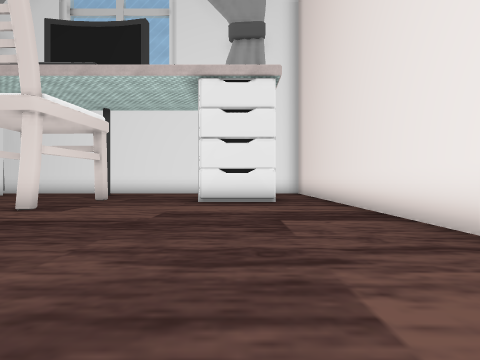
[1] (above)

24 first-person views from a walk through a Unity game level. The camera is 1.2 m above the floor, looks level and sees 90° across. The floor is counted in squares, 2 m on a side. Each view is taken from the middle of a square. On the plan, view 1 faces up. The plan holds only what a view shows up to about 9 squares ahead; the rest is blank. The place goes on beyond the plan. The player is left out. Some surface patterns are stand-ins.

[2]
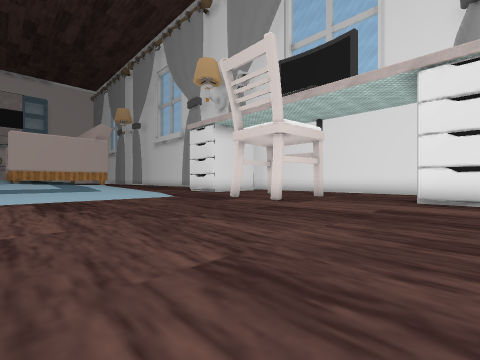

[3]
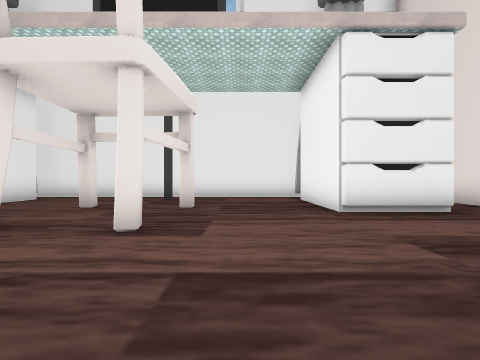

[4]
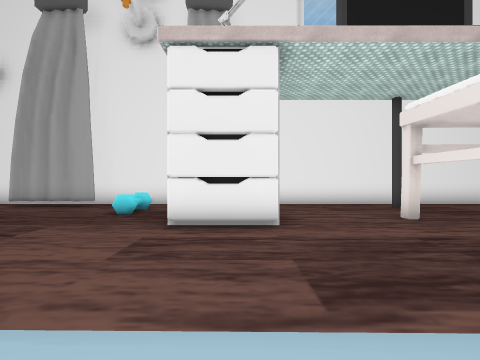

[5]
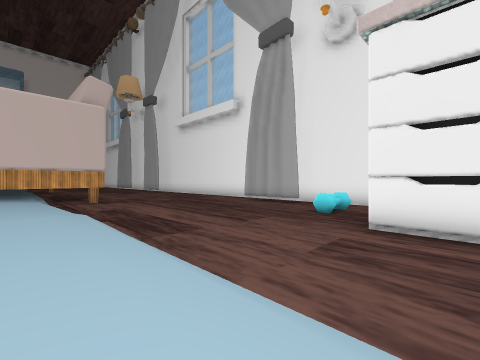

[6]
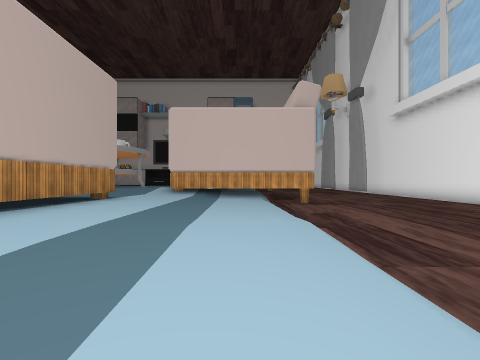

[7]
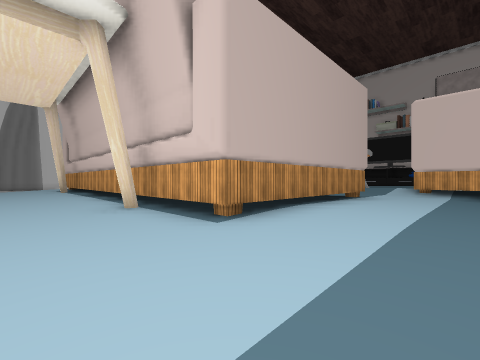

[8]
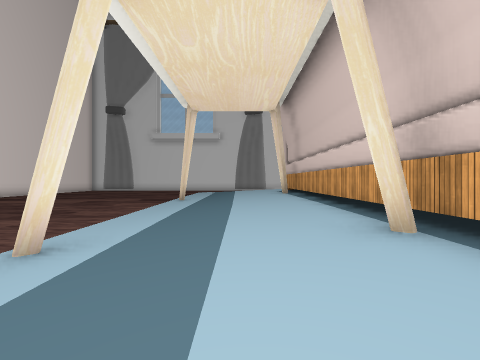

[9]
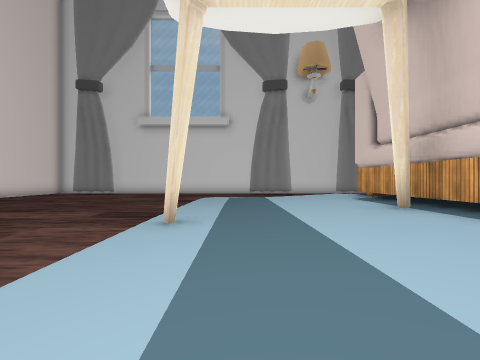

[10]
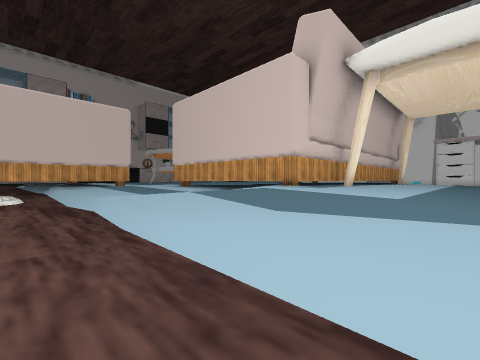

[11]
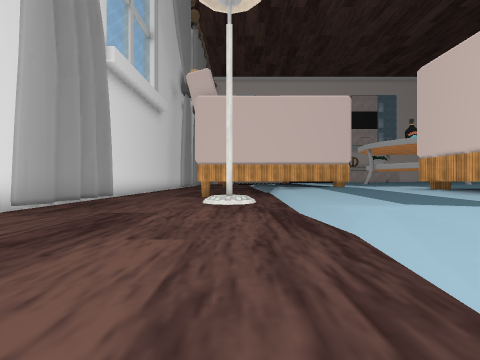

[12]
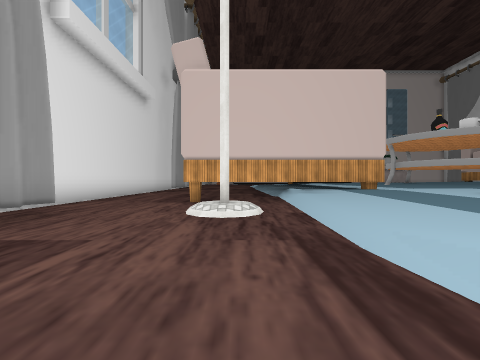

[13]
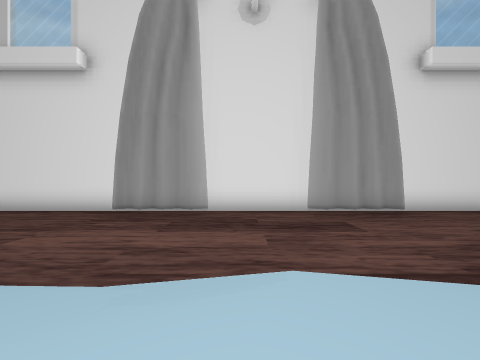

[14]
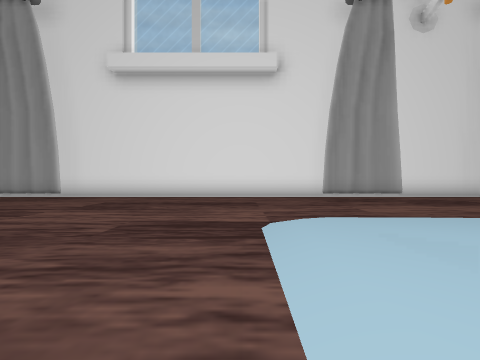

[15]
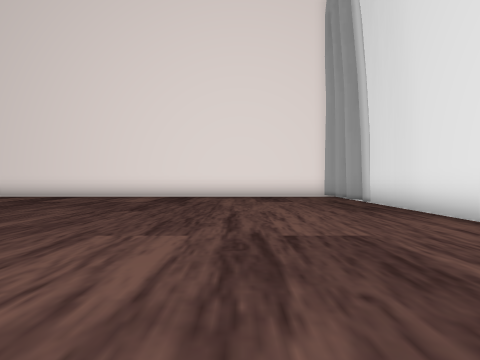

[16]
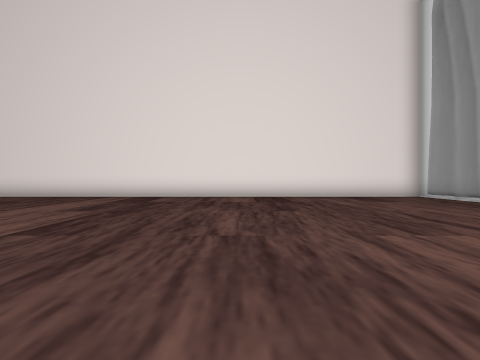

[17]
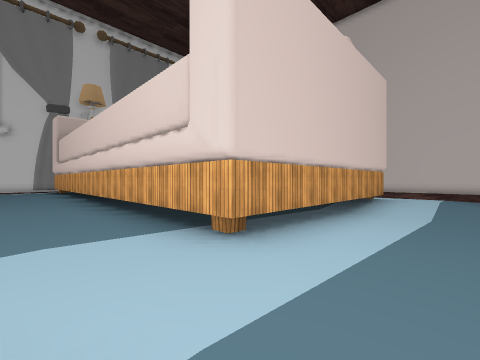

[18]
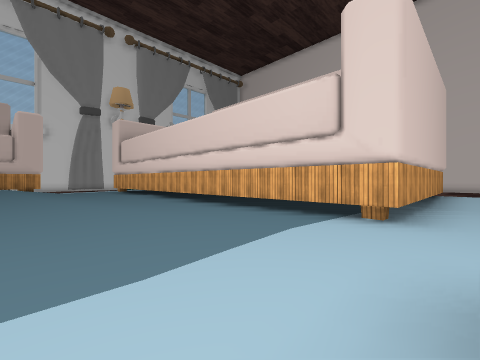

[19]
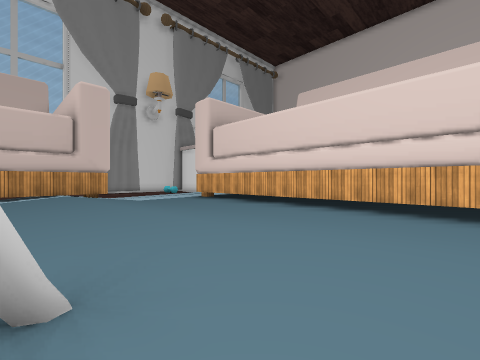

[20]
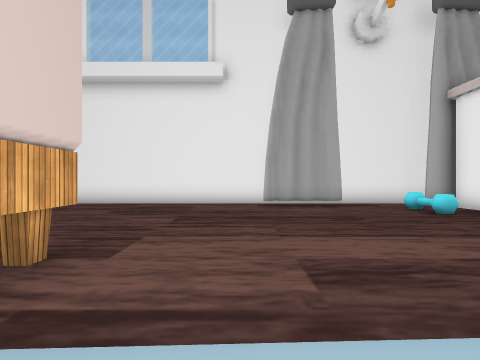

[21]
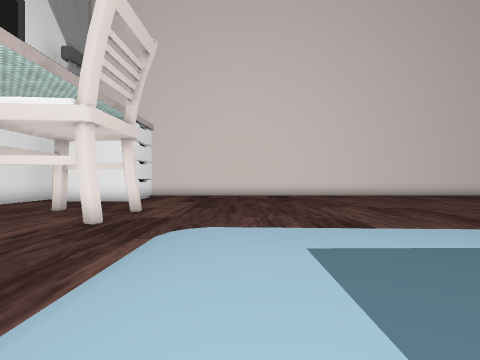

[22]
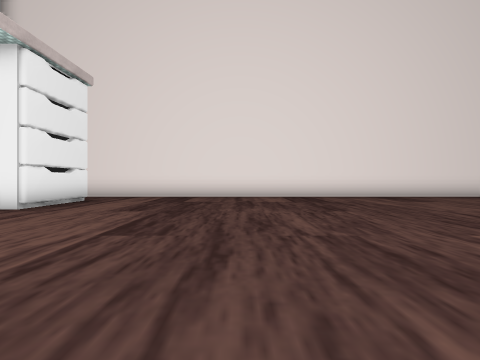

[23]
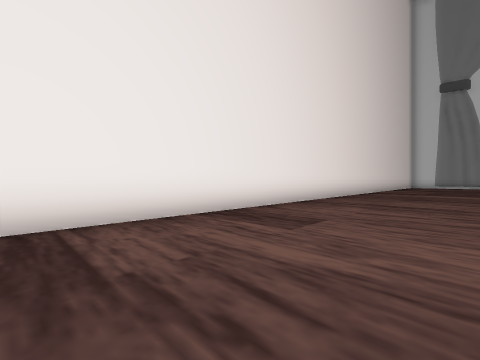

[24]
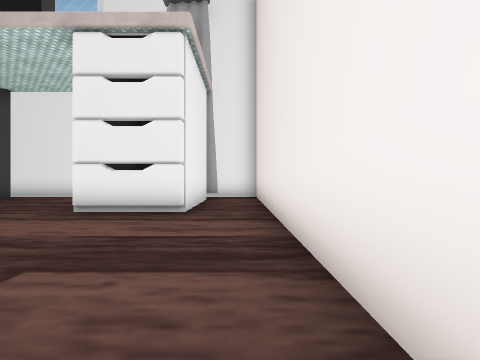

### Floor plan
Key: @ floor where view 1 was taken; # wall or solid block; . main floor; : floor 0.25 m higher than the main floor; + floor 0.5 m higher than the main floor; * floor 0.75 m higher than the main floor; % floor 1 m higher than the main floor; & floor 1.25 m higher than the main floor; / step, stairs or slope; O other object.
Columns run from 22 left of view 1 to 3 right of it. Each row starts with its distance up from view 1.
 11 ##########################
 10 .....###..##.......... ..#
  9 .........O.##....#...###.#
  8 .........O.##........# #.#
  7 ...........##...#.#..###.#
  6  ........................#
  5  ...............#.#......#
  4   #......................#
  3   #/////////////.........#
  2   #+++++**++++:/.........#
  1   #++*******++//.........#
  0 ###*********+///......@..#
 -1 %&/*****%****///.........#
 -2 %%/**######**/ /.........#
 -3 %%/**#    #**// .........#
 -4 *%%**#    #**+#/.........#
 -5 *%%**#    #**///.........#
 -6 **%**#    #**///.........#
 -7 #*%**#    #**///...  ....#
 -8 **%**#    #**///.... ....#
 -9  ****#    #**///.........#
-10  ****#    #**+#/... .....#
-11 *****#    #**///... .....#
-12 *****######**///.........#
-13  ******++/%**///.........#
-14   #**++++///////.........#
-15   #/++++////////.........#
-16   #////////////..........#
-17   #.#/...................#
-18   #.//...................#
-19 .........................#
-20 ......##...##.........##.#
-21 .....###..###........###.#
-22 ###### ############### ###

Positions as (right, up) in squares from view 1, and headings:
1: (0, 0), facing up
2: (0, -1), facing up-left
3: (-3, 2), facing up
4: (-10, 2), facing up
5: (-10, 2), facing up-left
6: (-11, 2), facing left
7: (-10, 1), facing down-left
8: (-10, -1), facing down
9: (-9, -6), facing down
10: (-9, -17), facing up-left
11: (-11, -17), facing left
12: (-13, -17), facing left
13: (-13, -14), facing down
14: (-7, -13), facing down
15: (-6, -18), facing right
16: (-6, -15), facing right
17: (-19, -14), facing up-right
18: (-21, -13), facing up-right
19: (-22, -8), facing up-right
20: (-18, 2), facing up
21: (-11, 2), facing right
22: (-6, 2), facing right
23: (-1, 0), facing down-right
24: (2, 2), facing up
